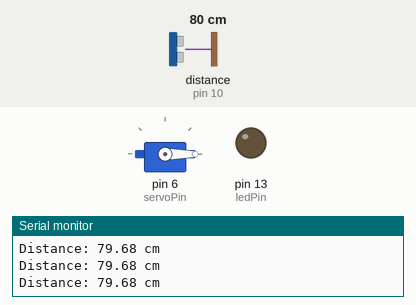
The sketch below on a simulated Arduino Uno, built with avr-gcc and run on an emulated ATmega328P. Parts: servo, output pins drawn as LEDs (lit = HIGH), the last lines printed to the serial monitor. Wiring (inferred from the names in the program): ultrasonic range finder: trigger pin 9; echo pin 10. Inputs (shaded band) come from the test bench; at power-on: distance to the obstacle (sensor on pin 10) 80 cm. The echo pulse lasts 58.3 µs per cm; pins used as bus, display or sensor lines are not drawn.

Above: at 1.2 s.
1.3 s: distance to the obstacle (sensor on pin 10) set to 12 cm
2.8 s: distance to the obstacle (sensor on pin 10) set to 9 cm
At 4.1 s:
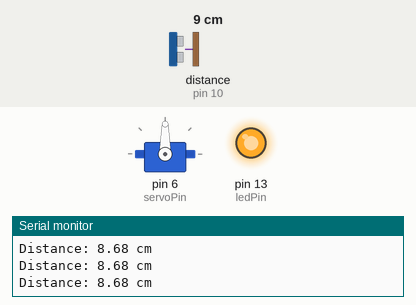
4.4 s: distance to the obstacle (sensor on pin 10) set to 35 cm
At 5.2 s:
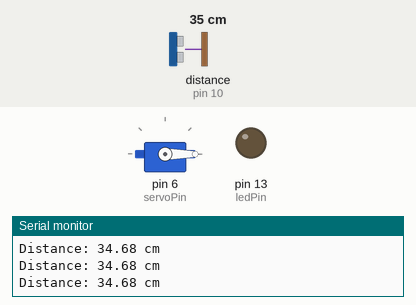
5.9 s: distance to the obstacle (sensor on pin 10) set to 2 cm
At 6.7 s:
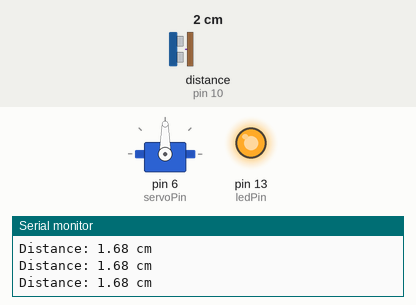
Timing chart, 0 to 8.4 s (numbered marks = the images above; inputs shaded):
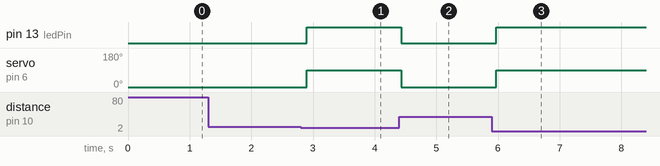

Measured:
- the behaviour switches between 11 and 10 cm on distance to the obstacle (sensor on pin 10) (found by bisection; images 0 and 1)
- after the input at 2.8 s, pin 13 (ledPin): LOW → HIGH after 0.10 s; servo on pin 6 (servoPin): 0° → 90° after 0.10 s
- after the input at 4.4 s, pin 13 (ledPin): HIGH → LOW at once; servo on pin 6 (servoPin): 90° → 0° at once
- after the input at 5.9 s, pin 13 (ledPin): LOW → HIGH after 0.07 s; servo on pin 6 (servoPin): 0° → 90° after 0.07 s

The sketch:

Ultrasonic-Servo.ino
```cpp
#include <Servo.h>

Servo myServo;

// Pins
const int trigPin = 9;
const int echoPin = 10;
const int servoPin = 6;
const int ledPin = 13;

// Settings
const int activationDistance = 10;  // cm
const int originalAngle = 0;
const int targetAngle = 90;

void setup() {
  pinMode(trigPin, OUTPUT);
  pinMode(echoPin, INPUT);
  pinMode(ledPin, OUTPUT);

  myServo.attach(servoPin);
  myServo.write(originalAngle);

  Serial.begin(9600);
}

void loop() {

  digitalWrite(trigPin, LOW);
  delayMicroseconds(2);

  digitalWrite(trigPin, HIGH);
  delayMicroseconds(10);

  digitalWrite(trigPin, LOW);

  long duration = pulseIn(echoPin, HIGH);

  float distance = duration * 0.0343 / 2;

  Serial.print("Distance: ");
  Serial.print(distance);
  Serial.println(" cm");

  if (distance > 0 && distance <= activationDistance) {

    myServo.write(targetAngle);
    digitalWrite(ledPin, HIGH);

  }
  else {

    myServo.write(originalAngle);
    digitalWrite(ledPin, LOW);
  }

  delay(100);
}
```
